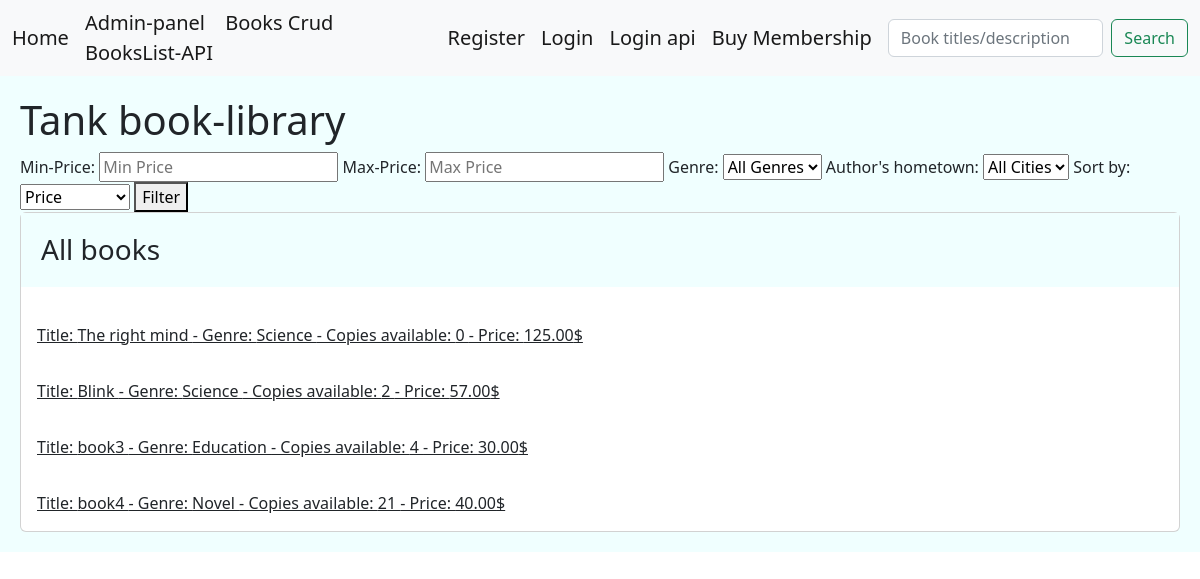
The page / on the database its author committed.
### library/models.py (models this page shows, shortened)
class Books(models.Model):
    title = models.CharField(max_length=100)
    description = models.TextField(null=True)
    price = models.DecimalField(max_digits=6 , decimal_places=2, default=0.00)
    shabak = models.CharField(max_length=150,null=True)
    copies_available = models.PositiveIntegerField(default=4)
    genre = models.ForeignKey('Genre', on_delete=models.SET_NULL, null=True)
    author = models.ForeignKey('Author', on_delete=models.SET_NULL, null=True)

### library/views.py (the view)
# urls.py: path('',views.HomePage.as_view(), name='home'),
class HomePage(View):
    def get(self, request):
        min_price = request.GET.get('min_price')
        max_price = request.GET.get('max_price')
        genre_id = request.GET.get('genre_id')
        born_city = request.GET.get('born_city')
        Price = request.GET.get('price')
        books = Books.objects.values('title','genre__genre','author','price','id','copies_available')
        if born_city:
            books = books.filter(author__born_city=born_city)
        if min_price and max_price:
            books = books.filter(price__range=(min_price, max_price))
        if Price:
            books = books.order_by(Price)
        if genre_id:
            books = books.filter(genre__id=genre_id)
        return render(request, 'main.html', {'books': books})

### templates/main.html (shortened to what this page needs)
<!DOCTYPE html>
<html lang="en">
<head>
    <link href="https://cdn.jsdelivr.net/npm/bootstrap@5.2.0-beta1/dist/css/bootstrap.min.css" rel="stylesheet">
</head>
<body>
{% include 'include/navbar.html' %}
<div class="jumbotron">
    {% block content %} <H1> Tank book-library </H1>
    <form method="GET" action="{% url 'library:home' %}">
        <label for="min_price">Min-Price:</label>
        <input type="text" id="min_price" name="min_price" placeholder="Min Price">
        <label for="max_price">Max-Price:</label>
        <input type="text" id="max_price" name="max_price" placeholder="Max Price">
        <label for="genre_id">Genre:</label>
        <select name="genre_id">
          <option value="">All Genres</option>
        </select>
        <label for="born_city">Author's hometown:</label>
        <select name="born_city">
          <option value="">All Cities</option>
        </select>
        <label for="price">Sort by:</label>
        <select name="price">
          <option value="">Price</option>
        </select>
        <button type="submit">Filter</button>
      </form>
    <div class="card">
        <h3 class="card-title jumbotron">All books</h3>
        {% for i in books %}
        <a class="card-body" href="{% url 'library:borrow' i.id  %}" >Title: {{i.title}}
           - Genre: {{i.genre__genre}} - Copies available: {{i.copies_available}} - Price: {{i.price}}$</a>
        {% endfor %}
        {% endblock %}
</div>
</body>
</html>

### templates/main.html (style rules this page uses)
.jumbotron { padding: 20px; margin-bottom: 20px; background-color: azure; }

### rows shown on the page
Books: title "The right mind", genre__genre "Science", copies_available "0", price "125.00"
Books: title "Blink", genre__genre "Science", copies_available "2", price "57.00"
Books: title "book3", genre__genre "Education", copies_available "4", price "30.00"
Books: title "book4", genre__genre "Novel", copies_available "21", price "40.00"
